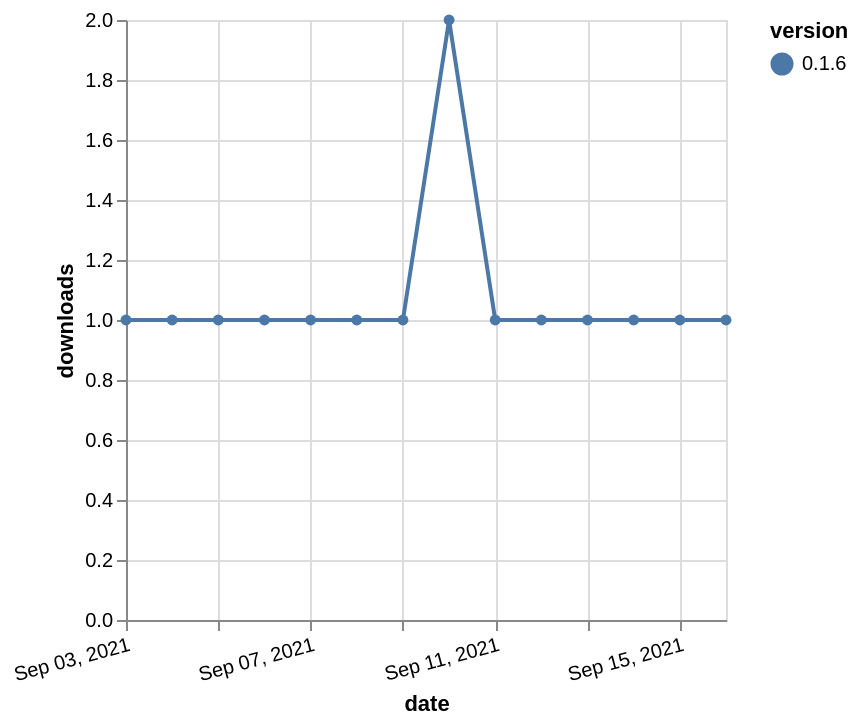

Here is the Vega-Lite specification saved for this chart:
### Vega-Lite specification from a JSON file in a GitHub repository (floating-point values rounded to 4 significant figures)
{"$schema": "https://vega.github.io/schema/vega-lite/v5.json", "description": "A simple bar chart with embedded data.", "data": {"values": [{"date": "2021-09-03", "total": 179, "delta": 1, "version": "0.1.6"}, {"date": "2021-09-04", "total": 180, "delta": 1, "version": "0.1.6"}, {"date": "2021-09-05", "total": 181, "delta": 1, "version": "0.1.6"}, {"date": "2021-09-06", "total": 182, "delta": 1, "version": "0.1.6"}, {"date": "2021-09-07", "total": 183, "delta": 1, "version": "0.1.6"}, {"date": "2021-09-08", "total": 184, "delta": 1, "version": "0.1.6"}, {"date": "2021-09-09", "total": 185, "delta": 1, "version": "0.1.6"}, {"date": "2021-09-10", "total": 187, "delta": 2, "version": "0.1.6"}, {"date": "2021-09-11", "total": 188, "delta": 1, "version": "0.1.6"}, {"date": "2021-09-12", "total": 189, "delta": 1, "version": "0.1.6"}, {"date": "2021-09-13", "total": 190, "delta": 1, "version": "0.1.6"}, {"date": "2021-09-14", "total": 191, "delta": 1, "version": "0.1.6"}, {"date": "2021-09-15", "total": 192, "delta": 1, "version": "0.1.6"}, {"date": "2021-09-16", "total": 193, "delta": 1, "version": "0.1.6"}]}, "width": "container", "mark": {"type": "line", "point": {"filled": true}}, "encoding": {"x": {"field": "date", "type": "temporal", "timeUnit": "yearmonthdate", "title": "date", "axis": {"labelAngle": -15}}, "y": {"field": "delta", "type": "quantitative", "title": "downloads"}, "color": {"field": "version", "type": "nominal"}, "tooltip": {"field": "delta"}}}
